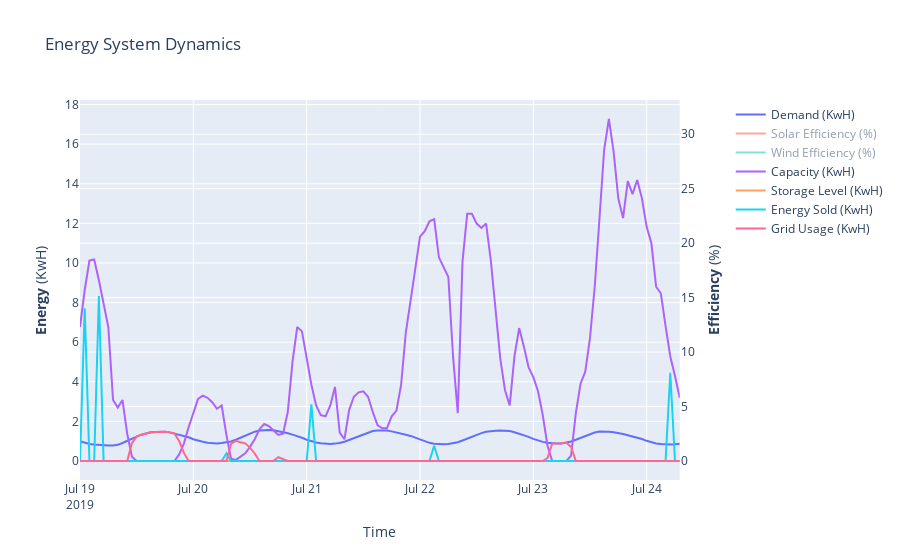

Notebook source saved alongside this figure:
### Code cell
df = ogo.project.results_df()
ogo.plot_results(df)
